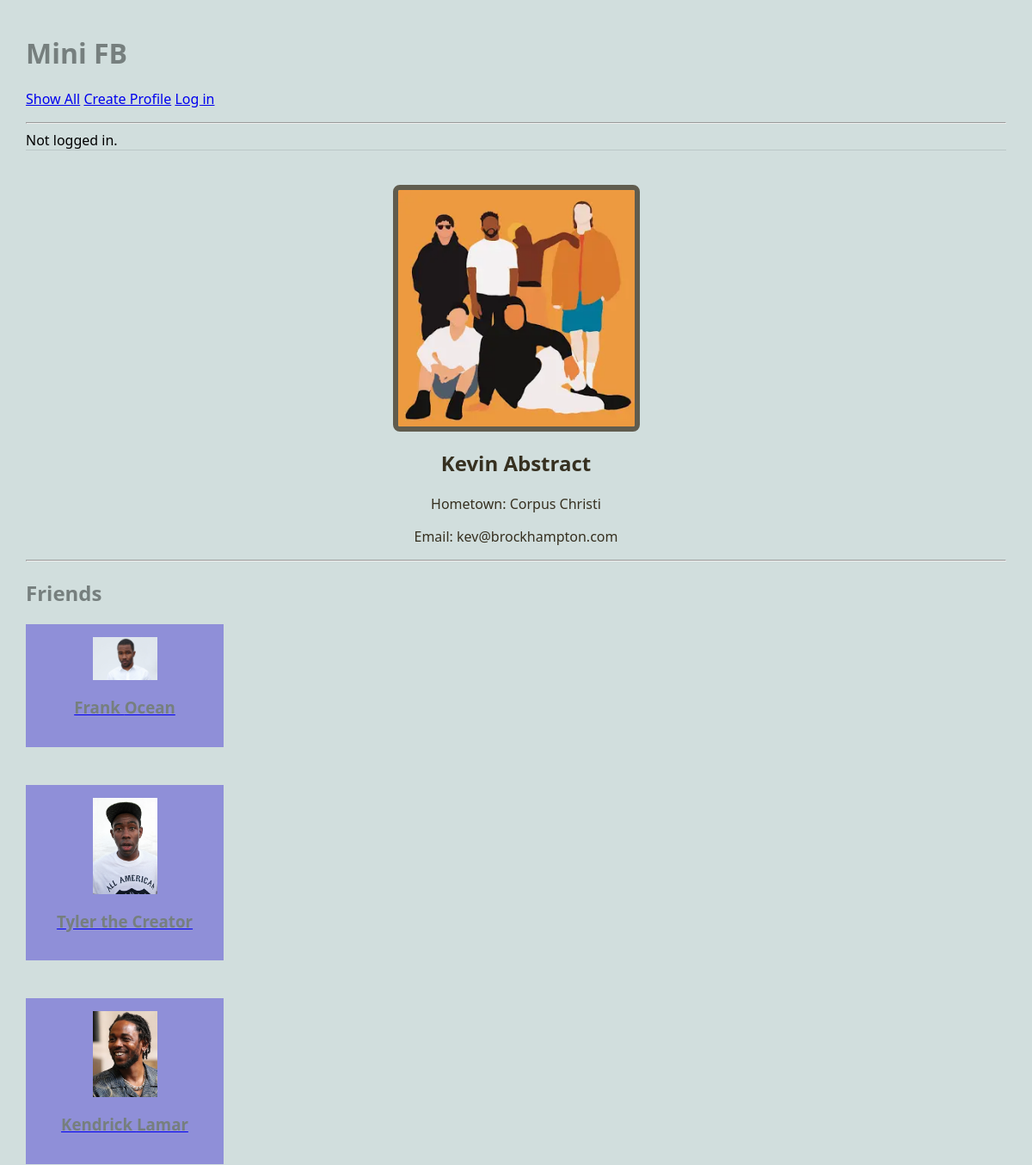
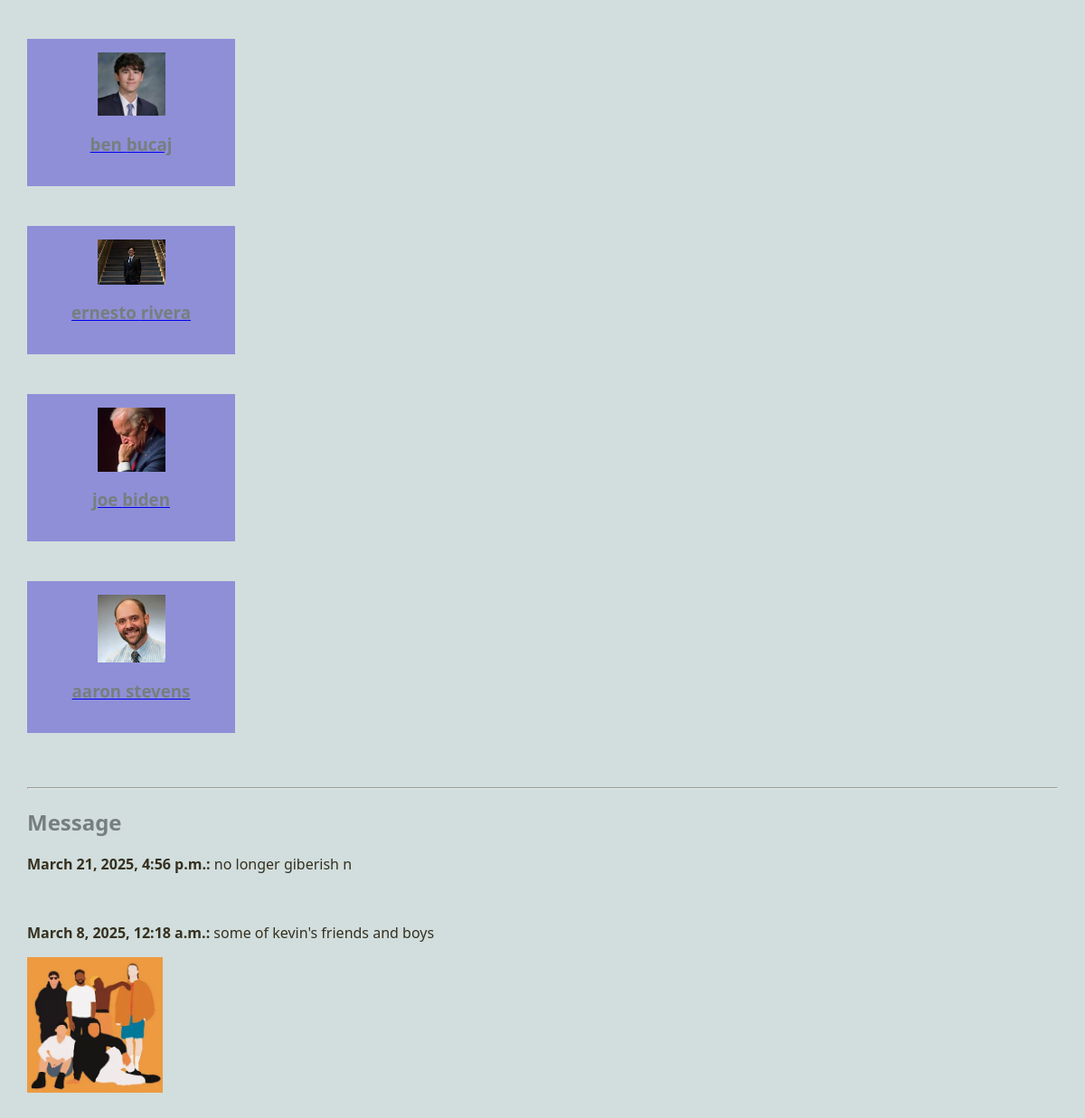
Screenshot of /mini_fb/profile/1 with the database file from the repository (2 pictures, top to bottom).
### mini_fb/models.py (models this page shows, shortened)
class Profile(models.Model):
    first_name = models.TextField(blank=True)
    last_name = models.TextField(blank=True)
    city = models.TextField(blank=True)
    email = models.EmailField(blank=True)
    profile_image = models.ImageField(blank=True) # an actual image
    user = models.OneToOneField(User, on_delete=models.CASCADE, related_name='profile')
    def get_status_messages(self):
        messages = StatusMessage.objects.filter(profile=self)
        return messages
    def get_friends(self):
        friend1 = Friend.objects.filter(profile1=self)
        friend2 = Friend.objects.filter(profile2=self)
        friends = []
        for friend in friend1:
            friends.append(friend.profile2)
        for friend in friend2:
            friends.append(friend.profile1)
        return friends

class StatusMessage(models.Model):
    profile = models.ForeignKey("Profile", on_delete=models.CASCADE)
    message = models.TextField(blank=False)
    timestamp = models.DateTimeField(auto_now=True)
    def get_images(self):
        status_images = StatusImage.objects.filter(status_message=self)
        images = []
        for status_image in status_images:
            images.append(status_image.image)
        return images

class Image(models.Model):
    image_file = models.ImageField(blank=False) # an actual image
    profile = models.ForeignKey("Profile", on_delete=models.CASCADE)
    caption = models.TextField(blank=True)
    timestamp = models.DateTimeField(auto_now=True)

### mini_fb/views.py (the view)
# urls.py: path('profile/<int:pk>', ShowProfilePageView.as_view(), name='profile'),
class ShowProfilePageView(DetailView):
    model = Profile
    template_name = "mini_fb/show_profile.html"
    context_object_name = "profile"

### mini_fb/templates/mini_fb/show_profile.html (shortened to what this page needs)
{% extends 'mini_fb/base.html' %}
{% block content %}
<main class="profile-container" style="text-align: center;">
    {% if profile.profile_image %}
    <div class="singular-profile-img">
        <img src="{{profile.profile_image.url}}" alt="Profile photo of {{profile.first_name}}" style="width: px;">
    </div>
    {% else %}
    <h3>No Image</h3>
    {% endif %}
    <div class="profile-info">
        <h2>{{profile.first_name}} {{profile.last_name}}</h2>
        <p>Hometown: {{profile.city}}</p>
        <p>Email: {{profile.email}}</p>
    </div>
    <hr>
</main>
<h2>Friends</h2>
{% if profile.get_friends %}
    <ul>
        {% for friend in profile.get_friends %}
            <li>
                <div style="background-color: #8f8fd8; padding: 15px; text-align: center; width: 200px;" >
                    <a href="{% url 'profile' friend.pk %}">
                        <img src="{{friend.profile_image.url}}" alt="Profile photo of {{friend.first_name}}" style="width: 75px;">
                        <h3>
                            {{ friend.first_name }} {{ friend.last_name }}
                        </h3>
                    </a>
                </div>
            </li>
            <br><br>
        {% endfor %}
    </ul>
{% endif %}
<hr>
<h2>Message</h2>
{% for message in profile.get_status_messages %}
    <div>
        <p><strong>{{ message.timestamp }}: </strong>{{ message.message }}</p>
        {% for img in message.get_images %}
        <img src='{{img.image_file.url}}' alt='{{img.image_file.url}}' style="width: 150px;">
        {% endfor %}
        <br>
    </div>
{% endfor %}
{% endblock %}

### static/styles-minifb.css (style rules this page uses)
body { margin: 30px; background: #d1dedd; font-family:'Segoe UI', Tahoma, Geneva, Verdana, sans-serif; }
ul, li { padding: 0px; list-style-type: none; }
h1, h2, h3 { color: #767f7e; }
p { color: #828b82; }
.singular-profile-img img { width: 100%; max-width: 275px; border-radius: 8px; border: 6px solid #605C4E; }
.profile-info h2, p { color: #363020; }

### rows the page displays
Profile: profile_image (picture), first_name "Kevin", last_name "Abstract", city "Corpus Christi", email "kev@brockhampton.com"
Profile: profile_image (picture), first_name "Frank", last_name "Ocean"
Profile: profile_image (picture), first_name "Tyler", last_name "the Creator"
Profile: profile_image (picture), first_name "Kendrick", last_name "Lamar"
Profile: profile_image (picture), first_name "ben", last_name "bucaj"
Profile: profile_image (picture), first_name "ernesto", last_name "rivera"
Profile: profile_image (picture), first_name "joe", last_name "biden"
Profile: profile_image (picture), first_name "aaron", last_name "stevens"
StatusMessage: timestamp "March 21, 2025, 4:56 p.m.", message "no longer giberish n"
StatusMessage: timestamp "March 8, 2025, 12:18 a.m.", message "some of kevin's friends and boys"
Image: image_file (picture)
